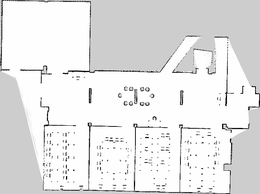
%> input picture example1.png, 260 x 194 px, shrunk from 693 x 517 before the run
$ octave main.m   (GNU Octave 9; MATLAB toolbox functions it lacks are replaced by stand-ins)
%> lines starting %> are read from the running program, lines starting %| are printed output that depends on the picture
clc
clear all
close all

a = imread('example1.png');
%> a is the input picture: size 194x260 uint8; min 0, max 255, mean 229.5
b = a(:,:,1);
imfinfo('example1.png');
[row,col]=find(b==0);
%> row = [126; 74; 72; 140; 103]; col = [48; 68; 85; 90; 227]
for i = 1:length(col)
    Black_cord(i,1) = row(i);
    Black_cord(i,2) = col(i);
    Black_cord(i,3) = 0;
end
%> this loop made 5 passes
%> after the loop, Black_cord = [126 48 0; 74 68 0; 72 85 0; 140 90 0; 103 227 0]

for i = 1:length(col)
    Black_cordtr(i,1) = row(i);
    Black_cordtr(i,2) = col(i);
    Black_cordtr(i,3) = 5;
end
%> after the loop, Black_cordtr = [126 48 5; 74 68 5; 72 85 5; 140 90 5; 103 227 5]


for i = 1:length(col)
    plot(Black_cord(i,1),Black_cord(i,2),'.')
    hold on
end
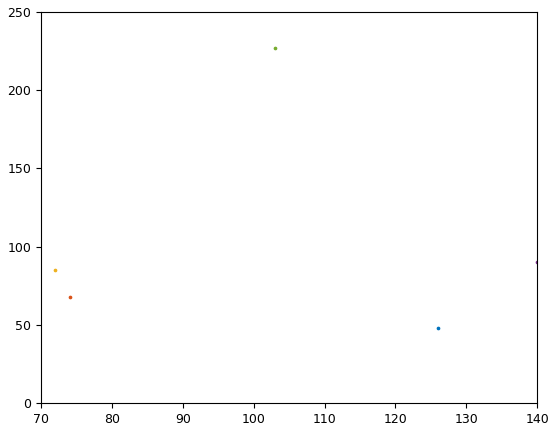
%> figure redrawn from the program's plot data
